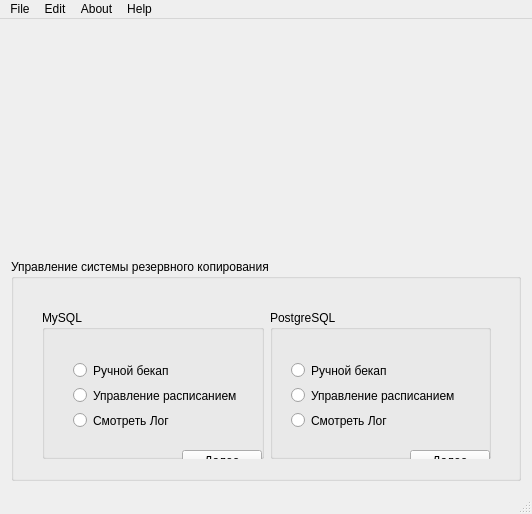
<?xml version="1.0" encoding="UTF-8"?>
<ui version="4.0">
 <class>MainWindow</class>
 <widget class="QMainWindow" name="MainWindow">
  <property name="geometry">
   <rect>
    <x>0</x>
    <y>0</y>
    <width>532</width>
    <height>514</height>
   </rect>
  </property>
  <property name="windowTitle">
   <string>Mysql and PostgreSQL Backup System</string>
  </property>
  <property name="windowIcon">
   <iconset resource="projectresource.qrc">
    <normaloff>:/images/images/icon2.png</normaloff>:/images/images/icon2.png</iconset>
  </property>
  <widget class="QWidget" name="centralWidget">
   <layout class="QVBoxLayout" name="verticalLayout">
    <item>
     <widget class="QLabel" name="label">
      <property name="text">
       <string/>
      </property>
      <property name="pixmap">
       <pixmap resource="projectresource.qrc">:/images/images/diplom3.gif</pixmap>
      </property>
      <property name="scaledContents">
       <bool>true</bool>
      </property>
     </widget>
    </item>
    <item>
     <widget class="QGroupBox" name="groupBox">
      <property name="title">
       <string>Управление системы резервного копирования</string>
      </property>
      <widget class="QWidget" name="">
       <property name="geometry">
        <rect>
         <x>20</x>
         <y>40</y>
         <width>471</width>
         <height>171</height>
        </rect>
       </property>
       <layout class="QHBoxLayout" name="horizontalLayout">
        <item>
         <widget class="QGroupBox" name="groupBox_2">
          <property name="title">
           <string>MySQL</string>
          </property>
          <widget class="QPushButton" name="mysql_next">
           <property name="geometry">
            <rect>
             <x>140</x>
             <y>140</y>
             <width>80</width>
             <height>22</height>
            </rect>
           </property>
           <property name="text">
            <string>Далее</string>
           </property>
          </widget>
          <widget class="QWidget" name="">
           <property name="geometry">
            <rect>
             <x>20</x>
             <y>40</y>
             <width>201</width>
             <height>91</height>
            </rect>
           </property>
           <layout class="QVBoxLayout" name="verticalLayout_2">
            <item>
             <widget class="QRadioButton" name="manual_mysql">
              <property name="text">
               <string>Ручной бекап</string>
              </property>
             </widget>
            </item>
            <item>
             <widget class="QRadioButton" name="cron_mysql">
              <property name="text">
               <string>Управление расписанием</string>
              </property>
             </widget>
            </item>
            <item>
             <widget class="QRadioButton" name="log_mysql">
              <property name="text">
               <string>Смотреть Лог</string>
              </property>
             </widget>
            </item>
           </layout>
          </widget>
         </widget>
        </item>
        <item>
         <widget class="QGroupBox" name="groupBox_3">
          <property name="title">
           <string>PostgreSQL</string>
          </property>
          <widget class="QWidget" name="layoutWidget">
           <property name="geometry">
            <rect>
             <x>10</x>
             <y>40</y>
             <width>201</width>
             <height>91</height>
            </rect>
           </property>
           <layout class="QVBoxLayout" name="verticalLayout_3">
            <item>
             <widget class="QRadioButton" name="manual_postgre">
              <property name="text">
               <string>Ручной бекап</string>
              </property>
             </widget>
            </item>
            <item>
             <widget class="QRadioButton" name="cron_postgre">
              <property name="text">
               <string>Управление расписанием</string>
              </property>
             </widget>
            </item>
            <item>
             <widget class="QRadioButton" name="log_postgre">
              <property name="text">
               <string>Смотреть Лог</string>
              </property>
             </widget>
            </item>
           </layout>
          </widget>
          <widget class="QPushButton" name="postgre_next">
           <property name="geometry">
            <rect>
             <x>140</x>
             <y>140</y>
             <width>80</width>
             <height>22</height>
            </rect>
           </property>
           <property name="text">
            <string>Далее</string>
           </property>
          </widget>
         </widget>
        </item>
       </layout>
      </widget>
     </widget>
    </item>
   </layout>
  </widget>
  <widget class="QMenuBar" name="menuBar">
   <property name="geometry">
    <rect>
     <x>0</x>
     <y>0</y>
     <width>532</width>
     <height>19</height>
    </rect>
   </property>
   <widget class="QMenu" name="menuFile">
    <property name="title">
     <string>File</string>
    </property>
    <addaction name="actionSave"/>
    <addaction name="actionOpen_2"/>
    <addaction name="actionExit_2"/>
   </widget>
   <widget class="QMenu" name="menuEdit">
    <property name="title">
     <string>Edit</string>
    </property>
   </widget>
   <widget class="QMenu" name="menuAbout">
    <property name="title">
     <string>About</string>
    </property>
    <addaction name="actionAbout_the_application"/>
    <addaction name="actionDevelopers"/>
   </widget>
   <widget class="QMenu" name="menuHelp">
    <property name="title">
     <string>Help</string>
    </property>
    <addaction name="actionDocumentation"/>
   </widget>
   <addaction name="menuFile"/>
   <addaction name="menuEdit"/>
   <addaction name="menuAbout"/>
   <addaction name="menuHelp"/>
  </widget>
  <widget class="QStatusBar" name="statusBar"/>
  <action name="actionNew">
   <property name="text">
    <string>New</string>
   </property>
  </action>
  <action name="actionOpen">
   <property name="text">
    <string>Open</string>
   </property>
  </action>
  <action name="actionExit">
   <property name="text">
    <string>Exit</string>
   </property>
  </action>
  <action name="actionAbout_the_application">
   <property name="text">
    <string>About the application</string>
   </property>
  </action>
  <action name="actionDevelopers">
   <property name="text">
    <string>Developers</string>
   </property>
  </action>
  <action name="actionSave">
   <property name="text">
    <string>Save</string>
   </property>
  </action>
  <action name="actionOpen_2">
   <property name="text">
    <string>Open</string>
   </property>
  </action>
  <action name="actionExit_2">
   <property name="text">
    <string>Exit</string>
   </property>
  </action>
  <action name="actionDocumentation">
   <property name="text">
    <string>Documentation</string>
   </property>
  </action>
 </widget>
 <layoutdefault spacing="6" margin="11"/>
 <resources>
  <include location="projectresource.qrc"/>
 </resources>
 <connections/>
</ui>
